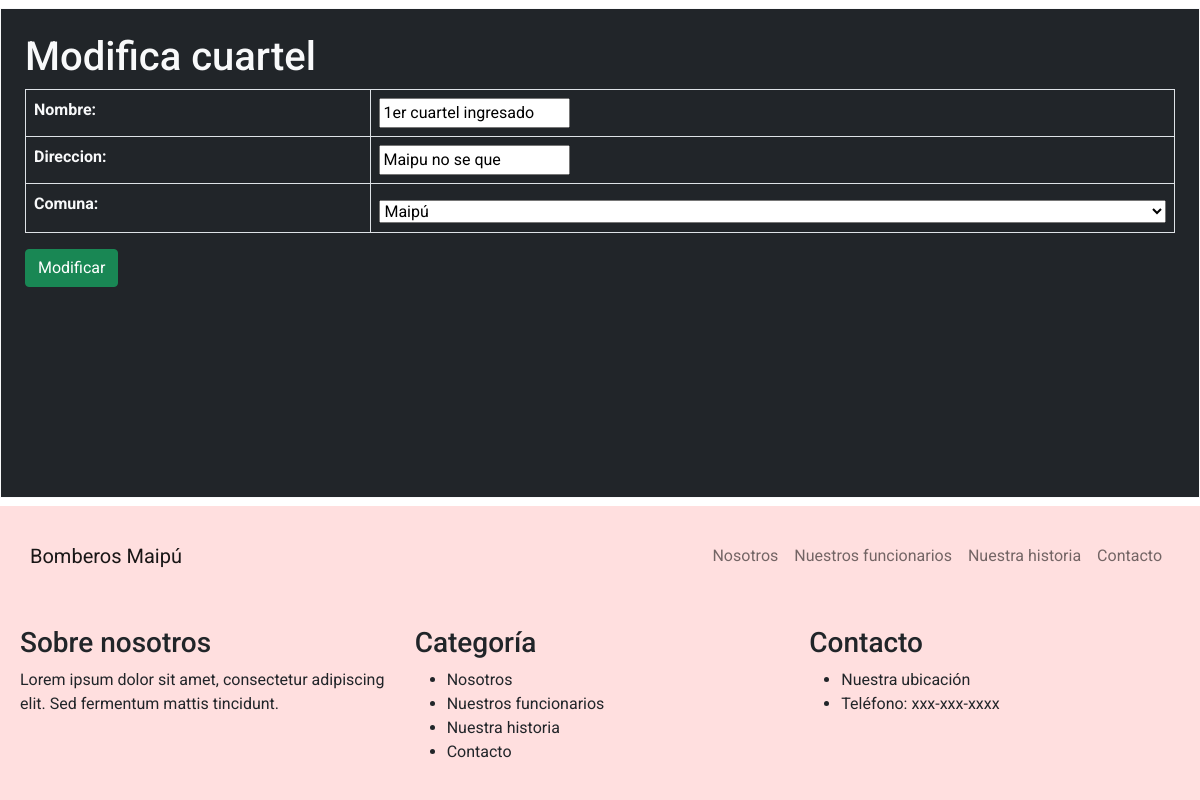
/form_mod_cuartel/11, run on the app's committed database.
### bomberos/models.py (models this page shows, shortened)
class Cuartel(models.Model):
    idCuartel = models.AutoField(primary_key=True, verbose_name='ID')
    nombre = models.CharField(max_length=100, verbose_name='Nombre')
    direccion = models.CharField(max_length=100, null=True, blank=True, verbose_name='Direccion')
    comuna = models.ForeignKey(Comuna, on_delete=models.CASCADE)

class Comuna(models.Model):
    idComuna = models.AutoField(primary_key=True, verbose_name='Id comuna')
    nombre = models.CharField(max_length=50, verbose_name='Nombre comuna')
    def __str__(self):
        return self.nombre

### bomberos/views.py (the view)
# urls.py: path('form_mod_cuartel/<id>',form_mod_cuartel,name="form_mod_cuartel"),
def form_mod_cuartel(request, id):
    cuartel = Cuartel.objects.filter(idCuartel=id).first()
    datos = {
        'form': CuartelForm(instance=cuartel)
    }
    if request.method == 'POST':
        formulario = CuartelForm(data=request.POST, instance=cuartel)
        if formulario.is_valid():
            formulario.save()
    return render(request, 'form_mod_cuartel.html', datos)

### bomberos/forms.py
class CuartelForm(ModelForm):
    class Meta:
        model = Cuartel
        fields = ['nombre','direccion','comuna']

### bomberos/templates/form_mod_cuartel.html (shortened to what this page needs)
<!DOCTYPE html>
<html lang="es">
<head>
  <link rel="stylesheet" href="https://cdnjs.cloudflare.com/ajax/libs/bootstrap/5.0.2/css/bootstrap.min.css">
  <link rel="stylesheet" href="../static/css/style.css">
</head>
<body>
  <nav class="navbar navbar-expand-lg navbar-light bg-light">
    <div class="container">
      <a class="navbar-brand" href="#">Bomberos Maipú</a>
      <div class="collapse navbar-collapse" id="navbarNav">
        <ul class="navbar-nav ms-auto">
          <li class="nav-item">
            <a class="nav-link" href="#nosotros">Nosotros</a>
          </li>
          <li class="nav-item">
            <a class="nav-link" href="#funcionarios">Nuestros funcionarios</a>
          </li>
          <li class="nav-item">
            <a class="nav-link" href="#historia">Nuestra historia</a>
          </li>
          <li class="nav-item">
            <a class="nav-link" href="#contacto">Contacto</a>
          </li>
        </ul>
      </div>
    </div>
  </nav>
  <div class="container bg-dark text-light mt-2 mb-2  border border-light" style="padding: 2%;">
        <h1>Modifica cuartel</h1>
            <form method="POST" action="" autocomplete="off">
                <table class="table table-bordered text-light">
                    {{ form.as_table }}
                </table>
                <button type="submit" class="btn btn-success">Modificar</button>
          </form>
    </div>
  <footer class="bg-light">
    <div class="container">
      <div class="row">
        <div class="col-md-4">
          <h3>Sobre nosotros</h3>
          <p>Lorem ipsum dolor sit amet, consectetur adipiscing elit. Sed fermentum mattis tincidunt.</p>
        </div>
        <div class="col-md-4">
          <h3>Categoría</h3>
          <ul>
            <li>Nosotros</li>
            <li>Nuestros funcionarios</li>
            <li>Nuestra historia</li>
            <li>Contacto</li>
          </ul>
        </div>
        <div class="col-md-4">
          <h3>Contacto</h3>
          <ul>
            <li>Nuestra ubicación</li>
            <li>Teléfono: xxx-xxx-xxxx</li>
          </ul>
        </div>
      </div>
    </div>
  </footer>
</body>
</html>

### bomberos/static/css/style.css (style rules this page uses)
.bg-light { background-color: #FFDFDF !important; }
body { display: grid; grid-template-rows: 1fr auto; min-height: 100vh; margin: 0; padding: 0; font-family: 'Roboto', sans-serif; }
.container { grid-row: 1; padding: 20px; max-width: 1200px; margin: 0 auto; }
.navbar { top: 0; left: 0; width: 100%; background-color: #FFDFDF; padding: 10px; z-index: 999; }
select { margin-top: 1%; width: 100%; }

### data on the page
Cuartel: nombre "1er cuartel ingresado", direccion "Maipu no se que", comuna "Maipú"
